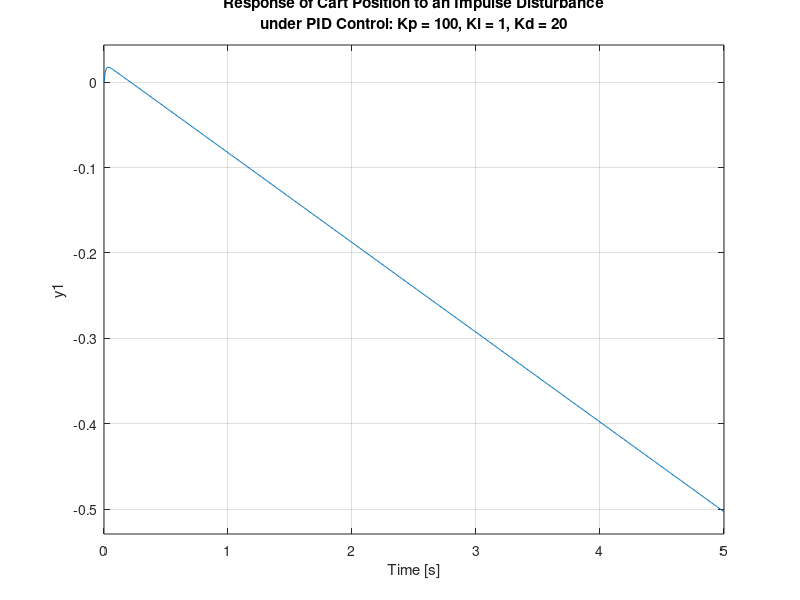

Write the MATLAB code that produced this figure.
M = 0.5;
m = 0.2;
b = 0.1;
I = 0.006;
g = 9.8;
l = 0.3;
q = (M+m)*(I+m*l^2)-(m*l)^2;
s = tf('s');
P_pend = (m*l*s/q)/(s^3 + (b*(I + m*l^2))*s^2/q - ((M + m)*m*g*l)*s/q - b*m*g*l/q);
Kp = 1;
Ki = 1;
Kd = 1;
C = pid(Kp,Ki,Kd);
T = feedback(P_pend,C);
t=0:0.01:10;
impulse(T,t)
title({'Response of Pendulum Position to an Impulse Disturbance';'under PID Control: Kp = 1, Ki = 1, Kd = 1'});
Kp = 100;
Ki = 1;
Kd = 1;
C = pid(Kp,Ki,Kd);
T = feedback(P_pend,C);
t=0:0.01:10;
impulse(T,t)
axis([0, 2.5, -0.2, 0.2]);
title({'Response of Pendulum Position to an Impulse Disturbance';'under PID Control: Kp = 100, Ki = 1, Kd = 1'});
Kp = 100;
Ki = 1;
Kd = 20;
C = pid(Kp,Ki,Kd);
T = feedback(P_pend,C);
t=0:0.01:10;
impulse(T,t)
axis([0, 2.5, -0.2, 0.2]);
title({'Response of Pendulum Position to an Impulse Disturbance';'under PID Control: Kp = 100, Ki = 1, Kd = 20'});
P_cart = (((I+m*l^2)/q)*s^2 - (m*g*l/q))/(s^4 + (b*(I + m*l^2))*s^3/q - ((M + m)*m*g*l)*s^2/q - b*m*g*l*s/q);
T2 = feedback(1,P_pend*C)*P_cart;
t = 0:0.01:5;
impulse(T2, t);
title({'Response of Cart Position to an Impulse Disturbance';'under PID Control: Kp = 100, Ki = 1, Kd = 20'});


